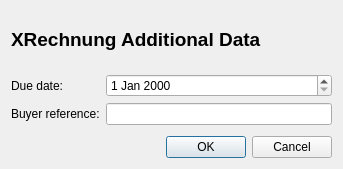
<?xml version="1.0" encoding="UTF-8"?>
<ui version="4.0">
 <class>XRechnungDialog</class>
 <widget class="QDialog" name="XRechnungDialog">
  <property name="geometry">
   <rect>
    <x>0</x>
    <y>0</y>
    <width>343</width>
    <height>169</height>
   </rect>
  </property>
  <property name="windowTitle">
   <string>Dialog</string>
  </property>
  <layout class="QGridLayout" name="gridLayout">
   <item row="0" column="0">
    <widget class="QLabel" name="mLabel">
     <property name="font">
      <font/>
     </property>
     <property name="text">
      <string>&lt;html&gt;&lt;head/&gt;&lt;body&gt;&lt;p&gt;&lt;span style=&quot; font-size:14pt; font-weight:600;&quot;&gt;XRechnung Additional Data&lt;/span&gt;&lt;/p&gt;&lt;/body&gt;&lt;/html&gt;</string>
     </property>
     <property name="wordWrap">
      <bool>false</bool>
     </property>
    </widget>
   </item>
   <item row="1" column="0">
    <layout class="QFormLayout" name="formLayout">
     <item row="0" column="0">
      <widget class="QLabel" name="label">
       <property name="text">
        <string>Due date:</string>
       </property>
      </widget>
     </item>
     <item row="0" column="1">
      <widget class="QDateEdit" name="_dueDateEdit"/>
     </item>
     <item row="1" column="0">
      <widget class="QLabel" name="label_2">
       <property name="text">
        <string>Buyer reference:</string>
       </property>
      </widget>
     </item>
     <item row="1" column="1">
      <widget class="QLineEdit" name="_buyerRefEdit"/>
     </item>
    </layout>
   </item>
   <item row="2" column="0">
    <widget class="QDialogButtonBox" name="buttonBox">
     <property name="orientation">
      <enum>Qt::Horizontal</enum>
     </property>
     <property name="standardButtons">
      <set>QDialogButtonBox::Cancel|QDialogButtonBox::Ok</set>
     </property>
    </widget>
   </item>
  </layout>
 </widget>
 <resources/>
 <connections>
  <connection>
   <sender>buttonBox</sender>
   <signal>accepted()</signal>
   <receiver>XRechnungDialog</receiver>
   <slot>accept()</slot>
   <hints>
    <hint type="sourcelabel">
     <x>248</x>
     <y>254</y>
    </hint>
    <hint type="destinationlabel">
     <x>157</x>
     <y>274</y>
    </hint>
   </hints>
  </connection>
  <connection>
   <sender>buttonBox</sender>
   <signal>rejected()</signal>
   <receiver>XRechnungDialog</receiver>
   <slot>reject()</slot>
   <hints>
    <hint type="sourcelabel">
     <x>316</x>
     <y>260</y>
    </hint>
    <hint type="destinationlabel">
     <x>286</x>
     <y>274</y>
    </hint>
   </hints>
  </connection>
 </connections>
</ui>
